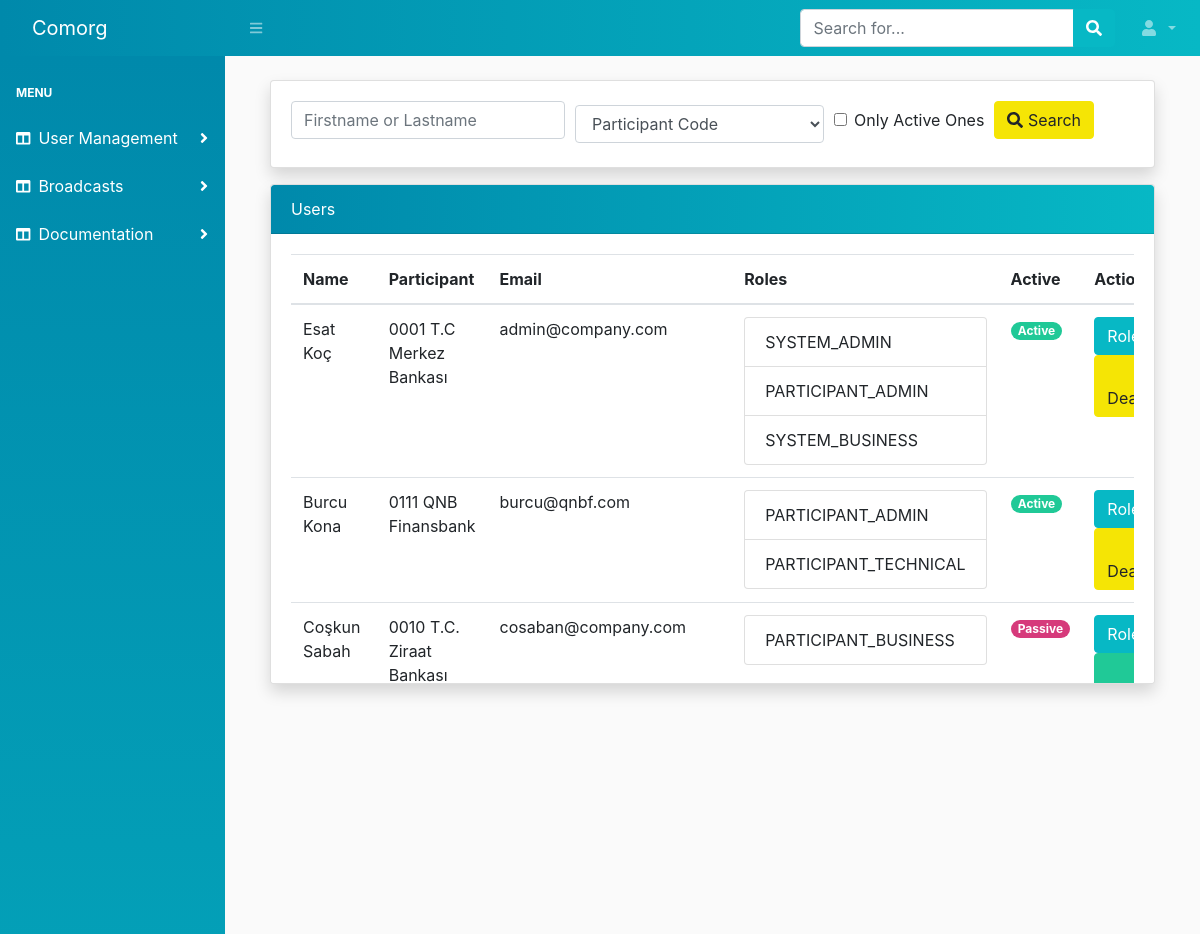
/accounts/ (upper part), run on an earlier commit of the app's database.
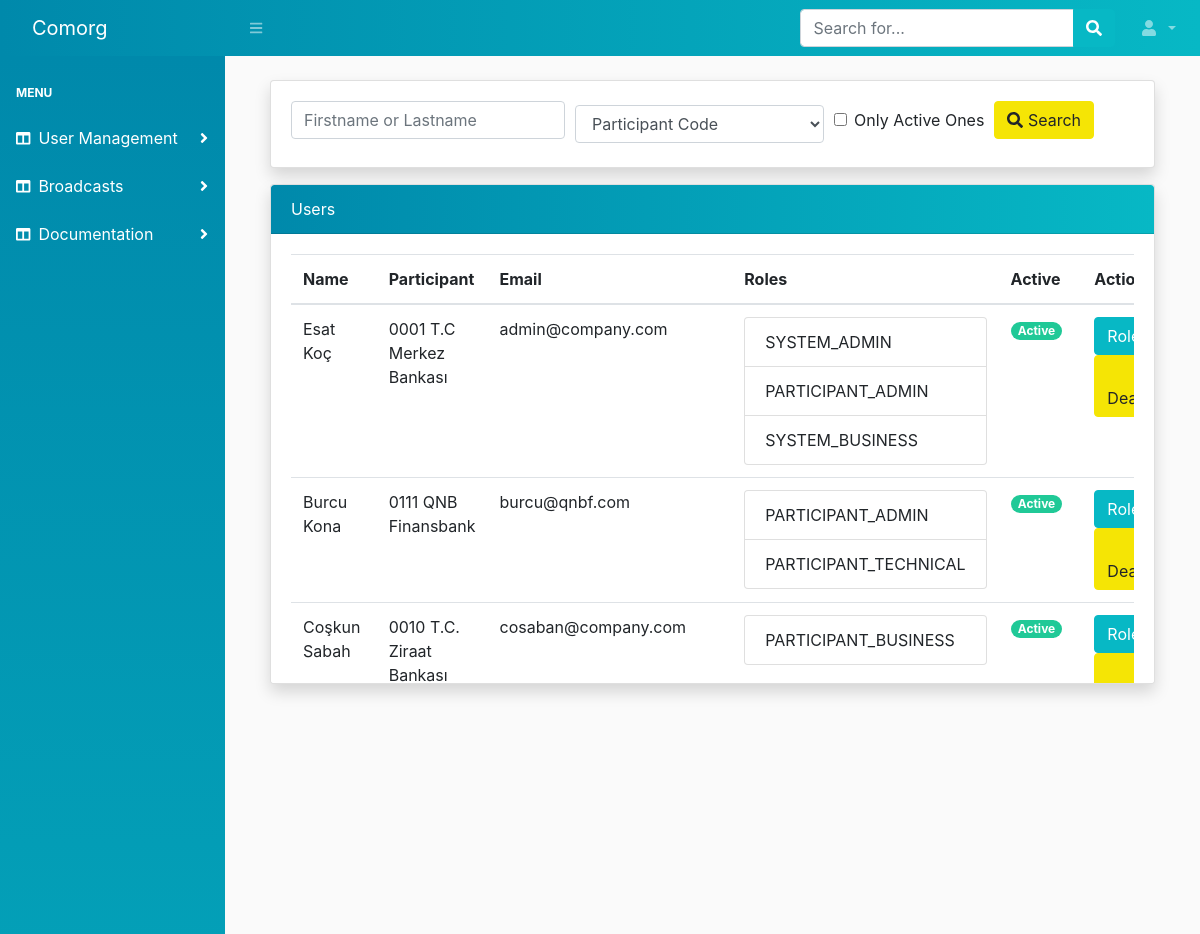
And on a later commit of the database.
### account/models.py (models this page shows, shortened)
class User(AbstractUser):
    username = None
    email = models.EmailField(_('email address'), unique=True)
    participant = models.ForeignKey(
        Participant,
        on_delete=models.CASCADE,
        related_name='users')
    is_staff = models.BooleanField(default=False)
    is_active = models.BooleanField(default=True)
    USERNAME_FIELD = 'email'
    REQUIRED_FIELDS = ['participant']
    objects = UserManager()
    class Meta:
        permissions = [
            ('can_activate_user', 'Can activate user'),
            ('can_assing_role', 'Can assing role'),
        ]
    def get_group_names(self):
        return list(self.groups.values_list('name', flat=True))

class Participant(models.Model):
    name = models.CharField(max_length=140)
    code = models.CharField(max_length=4, unique=True, validators=[participant_code_not_zero])
    created = models.DateTimeField(auto_now_add=True)
    class Meta:
        db_table = 'participants'
        ordering = ('code', )
    def __str__(self):
        return f'{self.code} {self.name}'

### account/views.py (the view)
# urls.py: path('', views.account_list, name='account_list'),
def account_list(request):
    participant_code = request.GET.get('participant_code')
    name = request.GET.get('name')
    active = request.GET.get('active')
    users = User.objects.select_related('participant').all()
    roles = Group.objects.values_list('name', flat=True)
    participants = Participant.objects.all()
    if participant_code:
        participant = get_object_or_404(Participant, code=participant_code)
        users = users.filter(participant=participant)
    if active == 'selected':
        users = users.filter(is_active=True)
    if name:
        users = users.filter(
            Q(first_name__icontains=name) | Q(last_name__icontains=name)
        )
    return render(request, 'account/users/list.html', {
        'users': users,
        'roles': roles,
        'participants': participants
    })

### account/templates/account/users/list.html (shortened to what the changed rows need)
{% extends 'core/base.html' %}
{% block content %}
<div class="container-fluid">
    <div class="col-md-12">
        <div class="card shadow scroll">
            <div class="card-body">
                <div class="table table-responsive">
                    <table class="table table-hover table-responsive">
                        <thead>
                            <tr>
                                <th>Name</th>
                                <th>Participant</th>
                                <th>Email</th>
                                <th>Roles</th>
                                <th>Active</th>
                                <th>Actions</th>
                            </tr>
                        </thead>
                        <tbody>
                            {% for u in users %}
                                <tr>
                                    <td>{{ u.first_name }} {{ u.last_name }}</td>
                                    <td>{{ u.participant }}</td>
                                    <td>{{ u.email }}</td>
                                    <td>
                                        <ul class="list-group">
                                            {% for user_role in u.get_group_names %}
                                                <li class="list-group-item">
                                                    {{ user_role }}
                                                </li>
                                            {% endfor %}
                                        </ul>
                                    <td>
                                        {% if u.is_active %}
                                            <span class="badge badge-pill badge-success">Active</span>
                                        {% else %}
                                            <span class="badge badge-pill badge-secondary">Passive</span>
                                        {% endif %}
                                    </td>
                                    <td>
                                        <button href="" class="btn btn btn-primary" type="button" data-toggle="modal"
                                        data-target="#roleSelectModal{{ u.id }}">Roles</button>
                                        {% if u.is_active %}
                                            <a href="{% url 'account:deactivate_user' u.id %}"
                                                class="btn btn-warning"
                                                type="button" data-toggle="tooltip"
                                                data-placement="left" title="Deactivate">
                                            </a>
                                        {% else %}
                                            <a href="{% url 'account:activate_user' u.id %}"
                                                class="btn btn-success"
                                                type="button" data-toggle="tooltip"
                                                data-placement="top" title="Activate">
                                            </a>
                                        {% endif %}
                                    </td>
                                </tr>
                            {% endfor %}
                        </tbody>
                    </table>
                </div>
            </div>
        </div>
    </div>
</div>
{% endblock %}

What changed in the data, as far as the page shows it:
changed User "Coşkun": is_active "Passive" → "Active"
